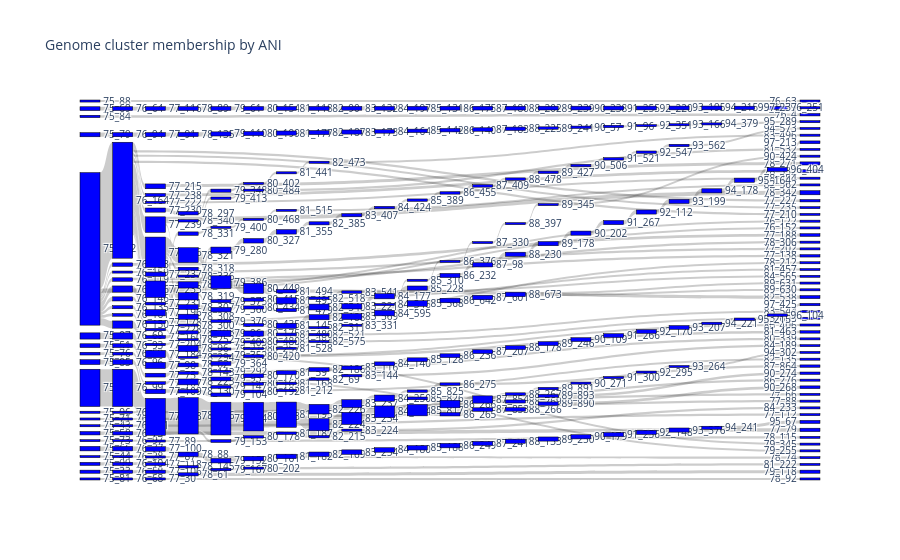

The notebook cell this image was saved under:
### Code cell
cluster_ids = sorted(eclusters.keys())
#cluster_ids = [77, 80, 85]

labels = list( chain( *[ [ '_'.join( [ str(ani), str(cid) ] ) 
                           for cid in eclusters[ani].keys() ]
                         for ani in cluster_ids ] ) )

source = []
target = []
value  = []

for aniA,aniB in zip( cluster_ids[:-1], cluster_ids[1:] ) :
    for cidA,cidB in product( eclusters[aniA].keys(), eclusters[aniB].keys() ) :
        source.append( labels.index( '_'.join( [ str(aniA), str(cidA) ] ) ) )
        target.append( labels.index( '_'.join( [ str(aniB), str(cidB) ] ) ) )
        value.append( len( eclusters[aniA][cidA] & eclusters[aniB][cidB] ) )
        
fig = go.Figure(data=[go.Sankey(
    arrangement='snap',
    node = dict(
      pad = 15,
      thickness = 20,
      line = dict(color = "black", width = 0.5),
      label = labels,
      color = "blue"
    ),
    link = dict(
      source = source,
      target = target,
      value = value
  ))])

fig.update_layout(title_text='Genome cluster membership by ANI', font_size=10)
config = { 'toImageButtonOptions' : { 'scale' : 2 } }
fig.show( config=config )

### Figure 1 — Plotly figure (JSON) as saved in the notebook; plotly's stock layout.template omitted (floating-point values rounded to 4 significant figures; data arrays with more than 128 entries replaced by an {"elided": "..."} marker saying what was removed)
{"data": [{"arrangement": "snap", "link": {"source": {"elided": "7006 int values"}, "target": {"elided": "7006 int values"}, "value": {"elided": "7006 int values"}}, "node": {"color": "blue", "label": {"elided": "347 str values"}, "line": {"color": "black", "width": 0.5}, "pad": 15, "thickness": 20}, "type": "sankey"}], "layout": {"autosize": true, "font": {"size": 10}, "title": {"text": "Genome cluster membership by ANI"}}}
